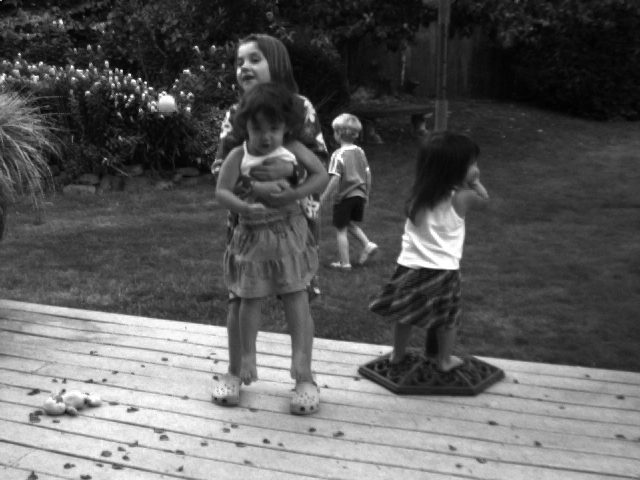
#> input picture dataset/eval-data-gray/Backyard/frame10.png, 640 x 480 px, found by its file name
$ jupyter execute --allow-errors LK_MC-MR-IR-2.ipynb   (older library calls are emulated)
#> lines starting #> are read from the running program, lines starting #| are printed output that depends on the picture
[cell 1]
import math
from scipy import signal
from PIL import Image
import numpy
from numpy import *
from matplotlib import pyplot as plt
from pylab import *
import cv2
import random
from ipynb.fs.full.LK_Multi_Channel import *
from src.representation.colorwhele import visualize_flow
from src.evaluation.end_point_error import calc_MEPE_directory
from src.evaluation.angular_error import calc_AAE_directory

[cell 2]
'''
In regular optical flow method, we assume the following:
	a) brightness constancy
	b) small motion
	c) Spatial coherence
Now, if the object were to move a larger distance then the traditional
optical flow method would work bad. This is why, we use gaussian pyramids
(coarse-to-fine) method to apply optical flow.

Pyramid is built by using multiple copies of the same image.
Each level in the pyramid is 1//4th of the size of the previous level and when stacked together
it looks like a pyramid. The lowest level is of the highest resolution and the highest level
is of the lowest resolution.

Algorithm for downsamples (to produce I[m//2,n//2](i+1) layer for I[m,n](i):
	a) Convolve I(i) with the Gaussian kernel, G.
	b) Remove every even numbered row and column			#up-sample by a factor of 2
	This follows that each image (I(i+1)next layer) is exactly one-quarter the area of its predecessor (I(i) current frame).

Algorithm for upsamples (to produce I[2m, 2n](i+1) layer for I[m,n](i)):
	a) Insert zero column and row alternatively. This ensure the I[2m, 2n]
	b) Convolve I[2m, 2n] with G of double the size to be used.

Optical Flow is implemeneted in the same as described in the previous program

We need to use the result of current iteration to be propagated to the next iteration and thats why we define the next function,
which calculates the optical flow in a same sized window.

Finally we write a function which combines all the above user-defined functions to include the Lucas Kanade algorithm iteratively over all the levels

'''

[cell 3]
def gmask (x,y,s): # the function for gaussian filter
    gmask = numpy.exp(-((x**2) + (y**2))//2//s**2)
    return gmask

size  = 2
#Utilize the standard deviation from the paper.
t = 0.5
s = sigma = math.sqrt(2/(4*t))
G = [] # Gaussian Kernel
for i in range(-size,size+1):
    G.append(gmask(i,0,s)) # equating y to 0 since we need a 1D matrix

[cell 4]
def DoLow (I): # the function down samples the intput image by 2
    '''Algorithm: For an input image of size rxc
           1) Apply x mask
           2) Delete Alternate Columns
           3) Apply y mask
           4) delete alternate rows
           The ouput image is of size (r//2)x(c//2)'''


    tau = 0.5
    sigma = math.sqrt(2/(4*tau))
    I = cv2.GaussianBlur(I,(5,5),sigma)

    # Resize

    width = int(I.shape[1]  /2 )
    height = int(I.shape[0] /2)
    dim = (width, height)

    I_resized = cv2.resize(I, dim, interpolation = cv2.INTER_CUBIC)

    print(I_resized.shape)

    return I_resized

[cell 5]
# [20 lines left out: function DoHigh, not called in this run]

[cell 6]
def calcDerivativesForEachChannel(img):
    red = img[:,:,2]
    green = img[:,:,1]
    blue = img[:,:,0]

    #Calculate X derivatives
    I0x = cv2.Sobel(blue,cv2.CV_64F,1,0, ksize=3)
    I1x = cv2.Sobel(green,cv2.CV_64F,1,0, ksize=3)
    I2x = cv2.Sobel(red,cv2.CV_64F,1,0, ksize=3)

    #Caluclate Y derivatives
    I0y = cv2.Sobel(blue,cv2.CV_64F,0,1, ksize=3)
    I1y = cv2.Sobel(green,cv2.CV_64F,0,1, ksize=3)
    I2y = cv2.Sobel(red,cv2.CV_64F,0,1, ksize=3)

    return I0x,I1x,I2x,I0y,I1y,I2y

[cell 7]
def lk1_multi(prevImg, nextImg, winSize = 39, threshD = 1e-9):
    prevImg = prevImg/1.
    nextImg = nextImg/1.

    #PrevImgBlue,PrevImgGreen,PrevImgrRed = extractChannels(prevImg)
    #NextImgBlue,NextImgGreen,NextImgrRed = extractChannels(prevImg)

    #Calculate derivatives alond x and y

    prevI0x,prevI1x,prevI2x,prevI0y,prevI1y,prevI2y = calcDerivativesForEachChannel(prevImg)
    nextI0x,nextI1x,nextI2x,nextI0y,nextI1y,nextI2y = calcDerivativesForEachChannel(nextImg)


    #compromise solution by the least squares principle

    sigma1 = prevI0x**2 + prevI1x**2 + prevI2x**2+ nextI0x**2 +nextI1x**2 +nextI2x**2

    sigma2 = sigma4 = prevI0x* prevI0y + prevI1x* prevI1y + prevI2x* prevI2y + nextI0x* nextI0y + nextI1x* nextI1y + nextI2x* nextI2y

    sigma3 = (nextImg[:,:,0]-prevImg[:,:,0])*(prevI0x + nextI0x) + (nextImg[:,:,1]-prevImg[:,:,1])*(prevI1x + nextI1x)+ (nextImg[:,:,2]-prevImg[:,:,2])*(prevI2x + nextI2x)

    sigma5 = prevI0y**2 + prevI1y**2 + prevI2y**2+ nextI0y**2 +nextI1y**2 +nextI2y**2

    sigma6 = (nextImg[:,:,0]-prevImg[:,:,0])*(prevI0y + nextI0y) + (nextImg[:,:,1]-prevImg[:,:,1])*(prevI1y + nextI1y)+ (nextImg[:,:,2]-prevImg[:,:,2])*(prevI2y + nextI2y)

    sigma = [sigma1, sigma2, sigma3, sigma4, sigma5, sigma6]

    for i in range(len(sigma)):
        #apply average blurring
        #sigma[i] = cv2.blur(sigma[i], (winSize, winSize))
        #Gaussian blurring. The sigma determines the contribution of neighbours.
        sigma[i] = cv2.GaussianBlur(sigma[i],(winSize, winSize),0)

    #Use Cramer's rule to solve the equation

    #Calculate determinant of the coefficients
    D = sigma[1]**2 - sigma[0]*sigma[4]
    D[np.abs(D) < threshD] = np.Inf


    #Cramers rule
    # https://pressbooks.bccampus.ca/algebraintermediate/chapter/solve-systems-of-equations-using-determinants/
    # Replace the X coefficients with the constants and take the determinant
    hx = (sigma[4]*sigma[2]-sigma[1]*sigma[5]) / D
    # Replace the Y coefficients with the constants and take the determinant
    hy = (sigma[1]*sigma[2]-sigma[0]*sigma[5]) / D


    return hx, -hy

[cell 8]
# [109 lines left out: function lksection, not called in this run]

[cell 9]
# [32 lines left out: function warp_img, not called in this run]
    # print(img_output_r.shape)
    # img_output = cv2.cvtColor(img_output, cv2.COLOR_GRAY2BGR)

[cell 10]
# [82 lines left out: function runproglk, not called in this run]

[cell 11]
def runproglk (I1,
               I2,
               iternum, # Number of iterations per level -- we are using 3
               nlev # Number of levels -- we are using 3
               ):

#> called with iternum = 3, nlev = 3
    I1 = cv2.imread(I1)
#> I1 is the input picture: shape (480, 640, 3); min 0, max 255, mean 92.1
    I2= cv2.imread(I2)
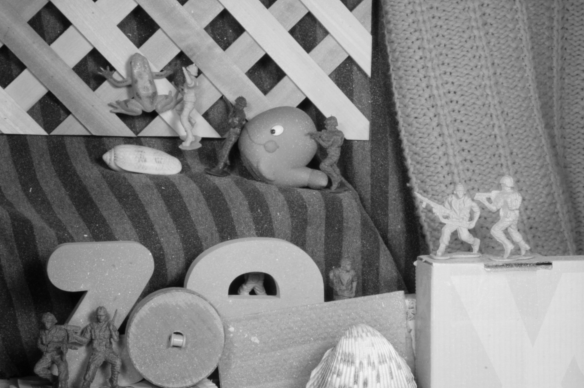
#> input picture dataset/eval-data-gray/Army/frame11.png, 584 x 388 px, found by its file name
#> I2 is the input picture: shape (388, 584, 3); min 2, max 244, mean 130.8
    I1 = cv2.cvtColor(I1, cv2.COLOR_BGR2RGB)
    I2 = cv2.cvtColor(I2, cv2.COLOR_BGR2RGB)
    ''' The function uses all the above defined function to implement LK algorithm in a multi-resolution Gaussian pyramid
    framework. We use the following :
    window size of 3x3
    Pyramid size = 3 levels
    Starting from the lower most level, at each level we use the iterative LK algorithm and then warp and upsample it so that it can be used for the next level.
    '''
    p1=numpy.empty((len(I1[:,0]),len(I1[0,:]),3,nlev)) # creating 4d array with different levels for frame 1
    p2=numpy.empty((len(I2[:,0]),len(I2[0,:]),3,nlev)) # creating 4d array with different levels for frame 2
    p1[:,:,:,0] = I1 # assign values for Highest level
    p2[:,:,:,0] = I2 # assign values for Highest level
    '''
    p[:,:,0] ---> Level 2 ---> Highest resolution
    p[:,:,2] ---> Level 0 ---> Least resolution
    '''
    # Defining the lower levels
    for i in range(1,nlev):
        I1 = DoLow(I1)
        I2 = DoLow(I2)
        p1[0:int((len(I1[:,0]))),0:int((len(I1[0,:]))),:,i] = I1
        p2[0:int((len(I2[:,0]))),0:int((len(I2[0,:]))),:,i] = I2
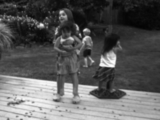
#> I1: shape (120, 160, 3); min 3, max 254, mean 92.1
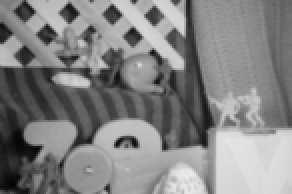
#> I2: shape (97, 146, 3) (shown 2 times larger); min 4, max 233, mean 130.8

    #===================== level 0 - Base====================

    l0I1 = p1[0:int((len(p1[:,0])//4)),0:int((len(p1[0,:])//4)),:,2]
    l0I2 = p2[0:int((len(p2[:,0])//4)),0:int((len(p2[0,:])//4)),:,2]
    (u,v)= lk1_multi(I1,I2)
#> in calcDerivativesForEachChannel, `I0x = cv2.Sobel(blue,cv2.CV_64F,1,0, ksize=3)`:
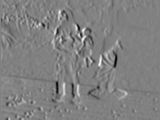
#> I0x: shape (120, 160) float64; min -628, max 610, mean -2.3; drawn with min black and max white
#> in calcDerivativesForEachChannel, `I0y = cv2.Sobel(blue,cv2.CV_64F,0,1, ksize=3)`:
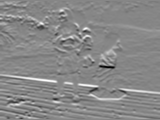
#> I0y: shape (120, 160) float64; min -746, max 670, mean 11.1; drawn with min black and max white
#> in calcDerivativesForEachChannel (call 2), `I0x = cv2.Sobel(blue,cv2.CV_64F,1,0, ksize=3)`:
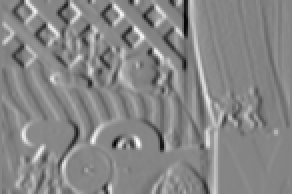
#> I0x: shape (97, 146) float64 (shown 2 times larger); min -591, max 536, mean 3.8; drawn with min black and max white
#> in calcDerivativesForEachChannel (call 2), `I0y = cv2.Sobel(blue,cv2.CV_64F,0,1, ksize=3)`:
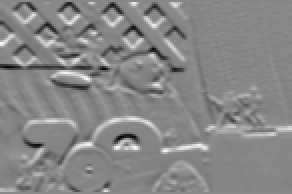
#> I0y: shape (97, 146) float64 (shown 2 times larger); min -585, max 519, mean 0.5; drawn with min black and max white

    #============= Iterative LK for that section============

    for j in range(1,iternum+1):
        (u,v) = lksection (l0I1,l0I2,u,v)
    #============= Store U and V values ===================

    ul0 = u
    vl0 = v
    Il0 = l0I1
    ul0[numpy.where(ul0 == 0)] = nan
    vl0[numpy.where(vl0 == 0)] = nan
    #====================Level 1===================
    k = 1
    ue = DoHigh (u,G)
    ve = DoHigh (v,G)
    I1current = p1[0:(len(p1[:,0])//(2**(nlev-k-1))),0:(len(p1[0,:])//(2**(nlev-k-1))),:,nlev-k-1]
    I2current = p2[0:(len(p2[:,0])//(2**(nlev-k-1))),0:(len(p2[0,:])//(2**(nlev-k-1))),:,nlev-k-1]
    (u,v) = lksection (I1current,I2current,ue,ve)

    #========== Iterative LK for that section ===========
    for l in range(1,iternum+1):
        (u,v) = lksection (I1current,I2current,ue,ve)

    #============= Store U and V values ===================
    ul1 = u
    vl1 = v
    Il1 = I1current
    ul1[numpy.where(ul1 == 0)] = nan
    vl1[numpy.where(vl1 == 0)] = nan
    #====================Level 2=========================
    k = 2
    ue = DoHigh (u,G)
    ve = DoHigh (v,G)
    I1current = p1[0:(len(p1[:,0])//(2**(nlev-k-1))),0:(len(p1[0,:])//(2**(nlev-k-1))),:,nlev-k-1]
    I2current = p2[0:(len(p2[:,0])//(2**(nlev-k-1))),0:(len(p2[0,:])//(2**(nlev-k-1))),:,nlev-k-1]
    (u,v) = lksection (I1current,I2current,ue,ve)
    #========== Iterative LK for that section ===========
    for l in range(1,iternum+1):
        (u,v) = lksection (I1current,I2current,ue,ve)
    #============= Store U and V values ===================
    ul2 = u
    vl2 = v
    Il2 = I1current

    return(ul0,vl0,Il0,ul1,vl1,Il1,ul2,vl2,Il2)
